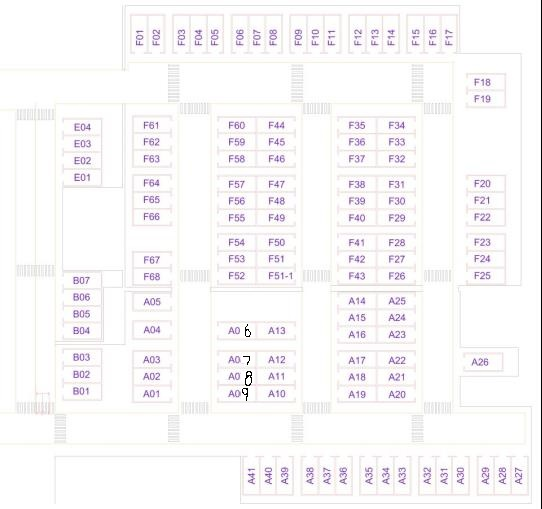
#> input picture src/loc_pld_anno/map.jpg, 542 x 509 px
$ python draw_map.py   (Python 2 division)
#> lines starting #> are read from the running program, lines starting #| are printed output that depends on the picture
#-*-coding:UTF-8-*-
'''
Created on 2017年1月12日-下午3:30:08
author: Gary-W

地图绘制，坐标点投影
'''
import cv2
import numpy as np

class CarModel:
    def __init__(self):
        self.img = cv2.imread(r'car.png')
        self.img = cv2.resize(self.img, (48,48))
        self.rows = self.img.shape[0]
        self.cols = self.img.shape[1]

    def get_rot(self, yaw_deg):
        M = cv2.getRotationMatrix2D((self.cols/2,self.rows/2), - yaw_deg,1)
        dst = cv2.warpAffine(self.img,M,(self.cols,self.rows))
        return dst

class PosMap:
    """ 地图绘制类
    用于将世界坐标映射到图片上，可以使用配置文件进行参数设置
    attribute:
      map_img: 原始地图数据
      coef: 坐标投影参数
    """
    def __init__(self):
        self.map_path = r"map.jpg"
        self.map_img = cv2.imread(self.map_path)
#> self.map_img is the input picture: shape (509, 542, 3); mean B, G, R 248.2, 247.5, 248.9

        self.mark_result = cv2.imread(self.map_path)

        self.h = self.map_img.shape[0]
#> self.h = 509
        self.w = self.map_img.shape[1]
#> self.w = 542

        self.coef = [42,413, 7, -7]
        self.car_logo = CarModel()
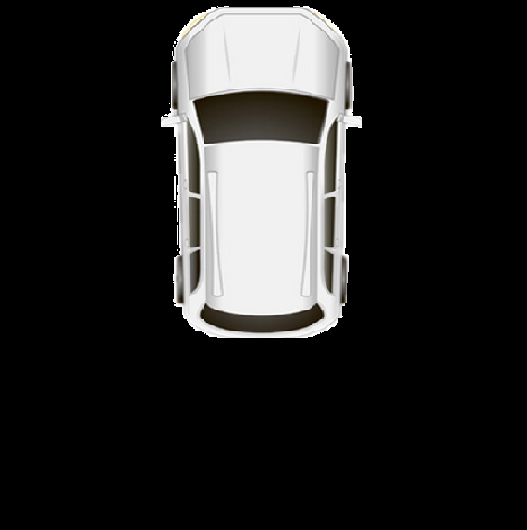
#> input picture src/loc_pld_anno/car.png, 527 x 530 px
#> in __init__, self.img is the input picture: shape (530, 527, 3); mean B, G, R 37.6, 38.1, 38.4
#> in __init__, `self.img = cv2.resize(self.img, (48,48))`:
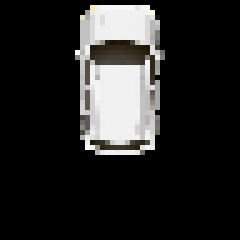
#> self.img: shape (48, 48, 3) (shown 5 times larger); mean B, G, R 37.4, 37.9, 38.2
        self.result = np.copy(self.map_img)

    def project_position(self, pos_x, pos_y, pos_yaw):
        """ 将世界坐标系的点记录到图像中，画上小车
            当原有的图像发生过改变时，读入新的图像
        input:
          pos_x, pos_y, pos_yaw(deg)
        """
#> called with pos_x = 0, pos_y = 0, pos_yaw = 0
        self.result = np.copy(self.map_img)

        car_img = self.car_logo.get_rot(pos_yaw)
        h,w,_ = car_img.shape
#> h = 48; w = 48
        pil_x = int(1.0 * pos_x * self.coef[2] + self.coef[0])
        pil_y = int(1.0 * pos_y * self.coef[3] + self.coef[1])
        sub_roi = self.result[pil_y-h/2:pil_y+h/2, pil_x-w/2:pil_x+w/2,:]
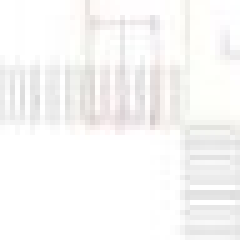
#> sub_roi: shape (48, 48, 3) (shown 5 times larger); mean B, G, R 246.8, 247.5, 248.3
        sub_roi[car_img!=0] = car_img[car_img!=0]
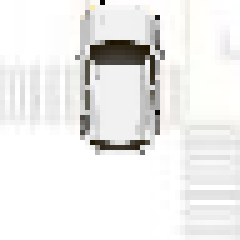
#> sub_roi: shape (48, 48, 3) (shown 5 times larger); mean B, G, R 235.5, 236.7, 237.2

    def mark_position(self, pos_x, pos_y, pos_yaw, keypoint=False):
        """ 将世界坐标系的点记录到图像中，改写原有图像
        input:
          pos_x, pos_y, pos_yaw
        output:
          map_img: 系统图像的当前状态
        """
        pil_x = int(1.0 * pos_x * self.coef[2] + self.coef[0])
        pil_y = int(1.0 * pos_y * self.coef[3] + self.coef[1])

        if keypoint:
            cv2.circle(self.mark_result,(pil_x,pil_y),5,(0,0,255),-1)
        else:
            cv2.circle(self.mark_result,(pil_x,pil_y),9,(19,162,247),1)
            cv2.circle(self.mark_result,(pil_x,pil_y),2,(0,0,0),-1)
        self.ischanged = True

        return self.map_img

    def disp_map(self, filename=None):
        h,w,_ = self.map_img.shape
        imresize = cv2.resize(self.map_img, (w*2/3, h*2/3))
        cv2.imshow("map",imresize)
        if filename:
            cv2.imwrite(filename,imresize)
        cv2.waitKey(0)


if __name__=="__main__":
    pass
    pm = PosMap()
    pm.project_position(0,0,0)
    cv2.imshow("ss", pm.result)
    cv2.waitKey(0)
    cv2.destroyAllWindows()
